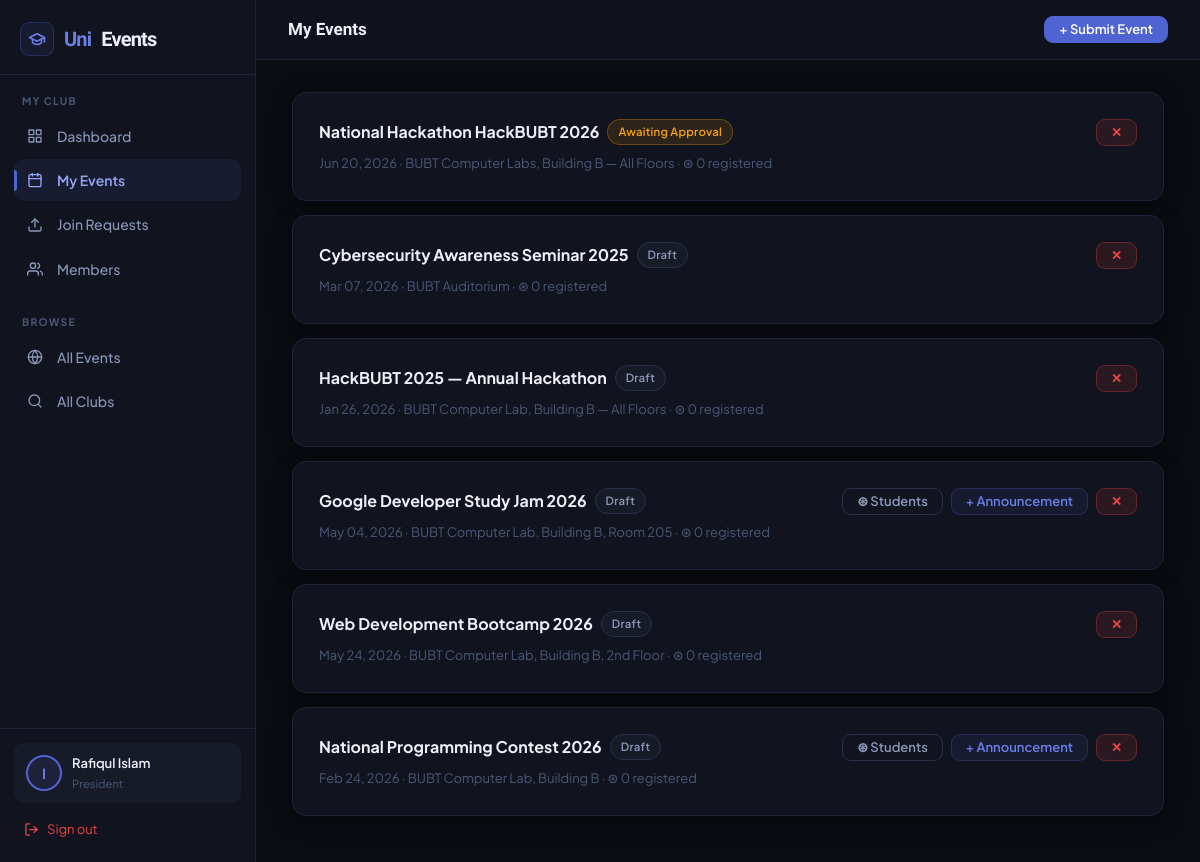
The app's page /dashboard/president/events/ (signed in) with its own data.
### accounts/models.py (models this page shows, shortened)
class CustomUser(AbstractUser):
    USER_TYPE_CHOICES = (
        ('student', 'Student'),
        ('faculty', 'Faculty'),
        ('admin', 'Administrator'),
        ('president', 'President'),
    )
    user_type = models.CharField(max_length=20, choices=USER_TYPE_CHOICES, default='student')
    student_id = models.CharField(max_length=20, blank=True, null=True)
    phone = models.CharField(max_length=15, blank=True, null=True)
    profile_picture = models.ImageField(upload_to='profile_pics/', blank=True, null=True)
    bio = models.TextField(blank=True, null=True)
    department = models.CharField(max_length=100, blank=True, null=True)
    intake = models.CharField(max_length=20, blank=True, null=True, help_text="e.g. 49, 50, Fall-2022")
    year = models.IntegerField(blank=True, null=True)
    is_verified = models.BooleanField(default=False)

### events/models.py (models this page shows, shortened)
class Event(models.Model):
    STATUS_CHOICES = (
        ('draft', 'Draft'),
        ('published', 'Published'),
        ('cancelled', 'Cancelled'),
        ('completed', 'Completed'),
    )
    EVENT_TYPE_CHOICES = (
        ('workshop', 'Workshop'),
        ('seminar', 'Seminar'),
        ('competition', 'Competition'),
        ('social', 'Social Event'),
        ('meeting', 'Meeting'),
        ('conference', 'Conference'),
        ('other', 'Other'),
    )
    title = models.CharField(max_length=200)
    slug = models.SlugField(unique=True)
    description = models.TextField()
    short_description = models.CharField(max_length=300)
    club = models.ForeignKey('clubs.Club', on_delete=models.CASCADE, related_name='events')
    category = models.ForeignKey(EventCategory, on_delete=models.SET_NULL, null=True, blank=True)
    event_type = models.CharField(max_length=20, choices=EVENT_TYPE_CHOICES, default='workshop')
    start_date = models.DateTimeField()
    end_date = models.DateTimeField()
    venue = models.CharField(max_length=200)
    location_map = models.URLField(blank=True, null=True)
    banner = models.ImageField(upload_to='event_banners/', blank=True, null=True)
    featured_image = models.ImageField(upload_to='event_images/', blank=True, null=True)
    max_participants = models.PositiveIntegerField(null=True, blank=True)
    is_free = models.BooleanField(default=True)
    fee = models.DecimalField(max_digits=10, decimal_places=2, default=0.00)
    registration_open = models.DateTimeField(default=timezone.now)
    registration_close = models.DateTimeField(null=True, blank=True)
    status = models.CharField(max_length=20, choices=STATUS_CHOICES, default='draft')
    is_featured = models.BooleanField(default=False)
    created_by = models.ForeignKey(settings.AUTH_USER_MODEL, on_delete=models.CASCADE, related_name='created_events')
    created_at = models.DateTimeField(auto_now_add=True)
    updated_at = models.DateTimeField(auto_now=True)
    class Meta:
        ordering = ['-start_date']
    @property
    def registration_count(self):
        return self.registrations.filter(status='registered').count()

### dashboard/views.py (the view)
# urls.py: path('president/events/', views.president_event_list, name='president_event_list'),
@login_required
def president_event_list(request):
    user = request.user
    club = Club.objects.filter(president=user, status='active').first()
    if not club:
        return redirect('dashboard')
    events = Event.objects.filter(club=club).select_related('request').order_by('-created_at')
    context = {'club': club, 'events': events}
    return render(request, 'dashboard/president/event_list.html', context)

### templates/dashboard/president/event_list.html (shortened to what this page needs)
{% extends 'base.html' %}
{% block page_title %}My Events{% endblock %}
{% block topbar_actions %}
  <a href="{% url 'president_event_create' %}" class="btn btn-primary btn-sm">+ Submit Event</a>
{% endblock %}
{% block app_content %}
{% for event in events %}
<div class="card fade-up" style="margin-bottom:14px;">
  <div style="display:flex;justify-content:space-between;align-items:flex-start;gap:20px;">
    <div style="flex:1;">
      <div style="display:flex;align-items:center;gap:8px;margin-bottom:8px;flex-wrap:wrap;">
        <span style="font-size:1rem;font-weight:700;color:var(--txt);">{{ event.title }}</span>
        {% if event.request %}
          {% if event.request.request_type == 'delete' and event.request.status == 'pending' %}
            <span class="badge badge-red">✕ Delete Pending</span>
          {% elif event.request.status == 'pending' %}
            <span class="badge badge-yellow"> Awaiting Approval</span>
          {% elif event.request.status == 'approved' %}
            <span class="badge badge-green">✅ Published</span>
          {% else %}
            <span class="badge badge-red">❌ Rejected</span>
          {% endif %}
        {% else %}
          <span class="badge badge-gray">Draft</span>
        {% endif %}
      </div>
      <div style="font-size:0.8125rem;color:var(--txt3);">
         {{ event.start_date|date:"M d, Y" }} ·  {{ event.venue }} · ⊛ {{ event.registration_count }} registered
      </div>
    </div>
    <div style="display:flex;gap:8px;flex-shrink:0;flex-wrap:wrap;justify-content:flex-end;">
      {% if event.status == 'published' %}
        <a href="{% url 'president_registered_students' event.id %}" class="btn btn-ghost btn-sm">⊛ Students</a>
        <a href="{% url 'president_announcement_create' event.id %}" class="btn btn-sm" style="background:var(--a-bg);color:var(--a2);border:1px solid rgba(124,110,248,0.2);">+ Announcement</a>
      {% endif %}
      {% if not event.request or event.request.request_type != 'delete' or event.request.status != 'pending' %}
      <a href="{% url 'president_event_delete_request' event.id %}" class="btn btn-danger btn-sm">✕</a>
      {% endif %}
    </div>
  </div>
</div>
{% endfor %}
{% endblock %}

### templates/base.html (shortened to what this page needs)
{% load static %}
<!DOCTYPE html>
<html lang="en">
<head>
</head>
<body>
{% if user.is_authenticated and request.resolver_match.url_name not in 'home,club_list,club_detail,event_list,event_detail,join_club,register,login' %}
<div class="app-layout">
  <aside class="sidebar">
    <div class="sidebar-brand">
      <a href="{% url 'home' %}">
        <div class="sb-icon"><svg width="18" height="18" viewBox="0 0 24 24" fill="none" stroke="currentColor" stroke-width="2" stroke-linecap="round" stroke-linejoin="round" style="color:var(--a2)"><path d="M22 10v6M2 10l10-5 10 5-10 5z"/><path d="M6 12v5c3 3 9 3 12 0v-5"/></svg></div>
        Uni<span>Events</span>
      </a>
    </div>
    {% if user.is_staff or user.user_type == 'admin' %}
    <div class="sb-section">
      <div class="sb-label">Overview</div>
      <ul class="sb-nav">
        <li><a href="{% url 'admin_dashboard' %}" class="{% if request.resolver_match.url_name == 'admin_dashboard' %}active{% endif %}">
          <span class="sb-icon2"><svg width="16" height="16" viewBox="0 0 24 24" fill="none" stroke="currentColor" stroke-width="2" stroke-linecap="round" stroke-linejoin="round"><rect x="3" y="3" width="7" height="7"/><rect x="14" y="3" width="7" height="7"/><rect x="14" y="14" width="7" height="7"/><rect x="3" y="14" width="7" height="7"/></svg></span> Dashboard
        </a></li>
        <li><a href="{% url 'admin_statistics' %}" class="{% if request.resolver_match.url_name == 'admin_statistics' %}active{% endif %}">
          <span class="sb-icon2"><svg width="16" height="16" viewBox="0 0 24 24" fill="none" stroke="currentColor" stroke-width="2" stroke-linecap="round" stroke-linejoin="round"><line x1="18" y1="20" x2="18" y2="10"/><line x1="12" y1="20" x2="12" y2="4"/><line x1="6" y1="20" x2="6" y2="14"/></svg></span> Statistics
        </a></li>
      </ul>
    </div>
    <div class="sb-section">
      <div class="sb-label">Manage</div>
      <ul class="sb-nav">
        <li><a href="{% url 'admin_club_list' %}" class="{% if 'club' in request.resolver_match.url_name %}active{% endif %}">
          <span class="sb-icon2"><svg width="16" height="16" viewBox="0 0 24 24" fill="none" stroke="currentColor" stroke-width="2" stroke-linecap="round" stroke-linejoin="round"><path d="M3 9l9-7 9 7v11a2 2 0 01-2 2H5a2 2 0 01-2-2z"/><polyline points="9 22 9 12 15 12 15 22"/></svg></span> Clubs
        </a></li>
        <li><a href="{% url 'admin_president_list' %}" class="{% if 'president' in request.resolver_match.url_name %}active{% endif %}">
          <span class="sb-icon2"><svg width="16" height="16" viewBox="0 0 24 24" fill="none" stroke="currentColor" stroke-width="2" stroke-linecap="round" stroke-linejoin="round"><circle cx="12" cy="8" r="4"/><path d="M5 20a7 7 0 0114 0"/><path d="M8 7l-2-3M16 7l2-3M12 4V2"/></svg></span> Presidents
        </a></li>
        <li><a href="{% url 'admin_event_requests' %}" class="{% if 'event_request' in request.resolver_match.url_name %}active{% endif %}">
          <span class="sb-icon2"><svg width="16" height="16" viewBox="0 0 24 24" fill="none" stroke="currentColor" stroke-width="2" stroke-linecap="round" stroke-linejoin="round"><path d="M14 2H6a2 2 0 00-2 2v16a2 2 0 002 2h12a2 2 0 002-2V8z"/><polyline points="14 2 14 8 20 8"/><line x1="16" y1="13" x2="8" y2="13"/><line x1="16" y1="17" x2="8" y2="17"/><polyline points="10 9 9 9 8 9"/></svg></span> Event Requests
        </a></li>
      </ul>
    </div>
    <div class="sb-section">
      <div class="sb-label">Browse</div>
      <ul class="sb-nav">
        <li><a href="{% url 'event_list' %}"><span class="sb-icon2"><svg width="16" height="16" viewBox="0 0 24 24" fill="none" stroke="currentColor" stroke-width="2" stroke-linecap="round" stroke-linejoin="round"><rect x="3" y="4" width="18" height="18" rx="2" ry="2"/><line x1="16" y1="2" x2="16" y2="6"/><line x1="8" y1="2" x2="8" y2="6"/><line x1="3" y1="10" x2="21" y2="10"/></svg></span> All Events</a></li>
        <li><a href="{% url 'club_list' %}"><span class="sb-icon2"><svg width="16" height="16" viewBox="0 0 24 24" fill="none" stroke="currentColor" stroke-width="2" stroke-linecap="round" stroke-linejoin="round"><circle cx="11" cy="11" r="8"/><line x1="21" y1="21" x2="16.65" y2="16.65"/></svg></span> All Clubs</a></li>
      </ul>
    </div>
    {% elif user.user_type == 'president' %}
    <div class="sb-section">
      <div class="sb-label">My Club</div>
      <ul class="sb-nav">
        <li><a href="{% url 'president_dashboard' %}" class="{% if request.resolver_match.url_name == 'president_dashboard' %}active{% endif %}">
          <span class="sb-icon2"><svg width="16" height="16" viewBox="0 0 24 24" fill="none" stroke="currentColor" stroke-width="2" stroke-linecap="round" stroke-linejoin="round"><rect x="3" y="3" width="7" height="7"/><rect x="14" y="3" width="7" height="7"/><rect x="14" y="14" width="7" height="7"/><rect x="3" y="14" width="7" height="7"/></svg></span> Dashboard
        </a></li>
        <li><a href="{% url 'president_event_list' %}" class="{% if 'event' in request.resolver_match.url_name %}active{% endif %}">
          <span class="sb-icon2"><svg width="16" height="16" viewBox="0 0 24 24" fill="none" stroke="currentColor" stroke-width="2" stroke-linecap="round" stroke-linejoin="round"><rect x="3" y="4" width="18" height="18" rx="2" ry="2"/><line x1="16" y1="2" x2="16" y2="6"/><line x1="8" y1="2" x2="8" y2="6"/><line x1="3" y1="10" x2="21" y2="10"/></svg></span> My Events
        </a></li>
        <li><a href="{% url 'president_join_requests' %}" class="{% if request.resolver_match.url_name == 'president_join_requests' %}active{% endif %}">
          <span class="sb-icon2"><svg width="16" height="16" viewBox="0 0 24 24" fill="none" stroke="currentColor" stroke-width="2" stroke-linecap="round" stroke-linejoin="round"><path d="M21 15v4a2 2 0 01-2 2H5a2 2 0 01-2-2v-4"/><polyline points="17 8 12 3 7 8"/><line x1="12" y1="3" x2="12" y2="15"/></svg></span> Join Requests
        </a></li>
        <li><a href="{% url 'president_member_list' %}" class="{% if request.resolver_match.url_name == 'president_member_list' %}active{% endif %}">
          <span class="sb-icon2"><svg width="16" height="16" viewBox="0 0 24 24" fill="none" stroke="currentColor" stroke-width="2" stroke-linecap="round" stroke-linejoin="round"><path d="M17 21v-2a4 4 0 00-4-4H5a4 4 0 00-4 4v2"/><circle cx="9" cy="7" r="4"/><path d="M23 21v-2a4 4 0 00-3-3.87M16 3.13a4 4 0 010 7.75"/></svg></span> Members
        </a></li>
      </ul>
    </div>
    <div class="sb-section">
      <div class="sb-label">Browse</div>
      <ul class="sb-nav">
        <li><a href="{% url 'event_list' %}"><span class="sb-icon2"><svg width="16" height="16" viewBox="0 0 24 24" fill="none" stroke="currentColor" stroke-width="2" stroke-linecap="round" stroke-linejoin="round"><circle cx="12" cy="12" r="10"/><line x1="2" y1="12" x2="22" y2="12"/><path d="M12 2a15.3 15.3 0 014 10 15.3 15.3 0 01-4 10 15.3 15.3 0 01-4-10 15.3 15.3 0 014-10z"/></svg></span> All Events</a></li>
        <li><a href="{% url 'club_list' %}"><span class="sb-icon2"><svg width="16" height="16" viewBox="0 0 24 24" fill="none" stroke="currentColor" stroke-width="2" stroke-linecap="round" stroke-linejoin="round"><circle cx="11" cy="11" r="8"/><line x1="21" y1="21" x2="16.65" y2="16.65"/></svg></span> All Clubs</a></li>
      </ul>
    </div>
    {% endif %}
    <div class="sb-footer">
      <div class="sb-user">
        <div class="sb-avatar">
          {% if user.profile_picture %}<img src="{{ user.profile_picture.url }}" style="width:100%;height:100%;object-fit:cover;border-radius:50%;">
          {% else %}{{ user.username|slice:":1"|upper }}{% endif %}
        </div>
        <div style="flex:1;min-width:0;">
          <div class="sb-name">{{ user.get_full_name|default:user.username|truncatechars:18 }}</div>
          <div class="sb-role">{{ user.get_user_type_display }}</div>
        </div>
      </div>
      <a href="{% url 'logout' %}" class="sb-logout">
        <svg width="15" height="15" viewBox="0 0 24 24" fill="none" stroke="currentColor" stroke-width="2" stroke-linecap="round" stroke-linejoin="round"><path d="M9 21H5a2 2 0 01-2-2V5a2 2 0 012-2h4"/><polyline points="16 17 21 12 16 7"/><line x1="21" y1="12" x2="9" y2="12"/></svg> Sign out
      </a>
    </div>
  </aside>
  <div class="app-main">
    <div class="app-topbar">
      <span class="app-topbar-title">{% block page_title %}{% endblock %}</span>
      <div class="app-topbar-right">{% block topbar_actions %}{% endblock %}</div>
    </div>
    <div class="app-content">
      {% block app_content %}{% endblock %}
    </div>
  </div>
</div>
{% endif %}
</body>
</html>

### records on screen
CustomUser: username "I", get_full_name "Rafiqul Islam", user_type "President"
Event: title "National Hackathon HackBUBT 2026", shows "Awaiting Approval", start_date "Jun 20, 2026", venue "BUBT Computer Labs, Building B — All Floors", registration_count "0"
Event: title "Cybersecurity Awareness Seminar 2025", shows "Draft", start_date "Mar 07, 2026", venue "BUBT Auditorium", registration_count "0"
Event: title "HackBUBT 2025 — Annual Hackathon", shows "Draft", start_date "Jan 26, 2026", venue "BUBT Computer Lab, Building B — All Floors", registration_count "0"
Event: title "Google Developer Study Jam 2026", shows "Draft", start_date "May 04, 2026", venue "BUBT Computer Lab, Building B, Room 205", registration_count "0", status "⊛ Students"
Event: title "Web Development Bootcamp 2026", shows "Draft", start_date "May 24, 2026", venue "BUBT Computer Lab, Building B, 2nd Floor", registration_count "0"
Event: title "National Programming Contest 2026", shows "Draft", start_date "Feb 24, 2026", venue "BUBT Computer Lab, Building B", registration_count "0", status "⊛ Students"
